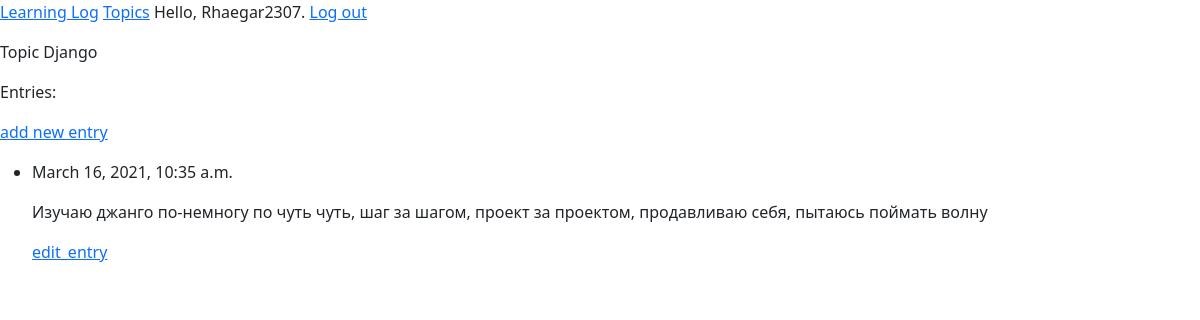
Page /topics/3 (signed in) on the committed database.
### log_app/models.py (models this page shows, shortened)
class Topic(models.Model):
    text = models.CharField(max_length=200)
    date_added = models.DateTimeField(auto_now_add=True)
    owner = models.ForeignKey(User, on_delete=models.CASCADE)
    def __str__(self):
        return self.text

class Entry(models.Model):
    topic = models.ForeignKey(Topic, on_delete=models.CASCADE)
    text = models.TextField()
    date_added = models.DateTimeField(auto_now_add=True)
    class Meta:
        verbose_name_plural = 'entries'

### log_app/views.py (the view)
# urls.py: path('topics/<int:topic_id>', views.topic, name='topic'),
@login_required
def topic(request, topic_id):
    topic = Topic.objects.get(id=topic_id)
    if topic.owner != request.user:
        raise 404
    entries = topic.entry_set.order_by('-date_added')
    context = {'topic': topic, 'entries':entries}
    return render(request, 'topic.html', context)

### log_app/templates/topic.html
{% extends 'base.html' %}
{% block content %}
 <p>Topic {{topic}}</p>
 <p>Entries:</p>
   <p>
       <a href="{% url 'new_entry' topic.id %}">add new entry</a>
   </p>
 <ul>
     {% for entry in entries %}
     <li>
         <p>{{entry.date_added}}</p>
         <p>{{entry.text}}</p>
            <p>
                <a href="{% url 'edit_entry' entry.id %}">edit_entry</a>
            </p>
     </li>
     {% empty %}
     <li>
         There are no entries for this topic yet
     </li>
     {% endfor %}
 </ul>
{% endblock content %}

### log_app/templates/base.html (shortened to what this page needs)
<p>
<link href="https://cdn.jsdelivr.net/npm/bootstrap@5.0.0-beta2/dist/css/bootstrap.min.css" rel="stylesheet">
<a href='{% url "index" %}'>Learning Log</a>
  <a href='{% url "topics" %}'>Topics</a>
  {% if user.is_authenticated %}
    Hello, {{ user.username }}.
    <a href="{% url 'logout_view' %}"> Log out</a>
  {% else %}
    <a href="{% url 'register' %}">Register</a>
    <a href="{% url 'login' %}">Log in</a>
  {% endif %}
</p>
{% block content %}{% endblock %}

### rows in the picture
Topic: text "Django"
Entry: date_added "March 16, 2021, 10:35 a.m.", text "Изучаю джанго по-немногу по чуть чуть, шаг за шагом, проект за проектом, продавливаю себя, пытаюсь поймать волну"

### other values in the picture
{{ user.username }} "Rhaegar2307"
